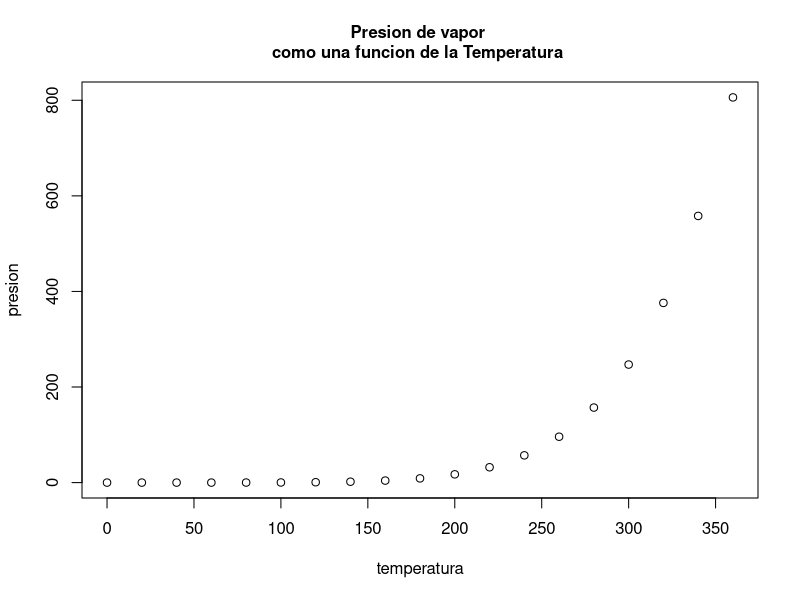
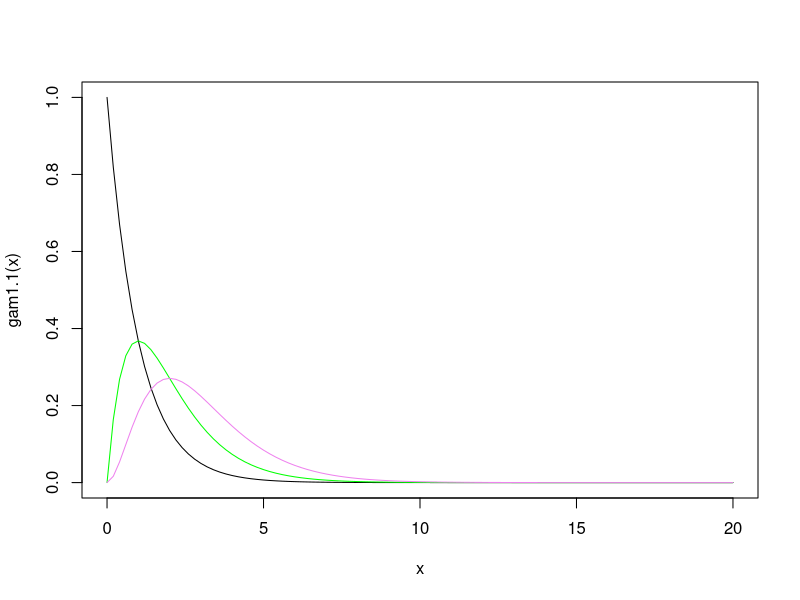

The R source for these figures, in order:
# Kevin Fernando Delgado Santos 201650026J

# Parte a)
# ítem 1)
plot.new() # Esta línea le dice a R que se va a producir un nuevo gráfico 
plot.window(range(pressure$temperature),
            range(pressure$pressure)) 
# plot.window() Establece los límites del eje x y del eje y
# respectivamente, en este caso son los puntos de las columnas temperature
# y pressure del arreglo pressure.
box() # dibuja una caja alrededor del gráfico
axis(1) # dibuja el eje x
axis(2) # dibuja el eje y
points(pressure$temperature, pressure$pressure) 
# points() llama al conjunto de puntos que serán graficados, en este caso
# son los puntos de las columnas temperature y pressure del arreglo pressure.
mtext("temperatura", side=1, line=3) 
# En la tercera línea (line = 3) debajo del gráfico (side = 1) 
# escribe "temperatura"
mtext("presion", side=2, line=3)
#  En la tercera línea (line = 3) al costado izquierdo del gráfico (side = 2) 
# escribe "presión"
mtext("Presion de vapor \ncomo una funcion de la Temperatura ",
        side=3, line=1, font=2)
#  En la primera línea (line = 1) encima del gráfico (side = 3) 
# escribe "Presion de vapor como una funcion de la Temperatura" con un 
# tamaño de letra de dos (font = 2).


# Parte b)
# Mostraremos tres gráficos del PDF de la variable aleatoria gamma
# juntos en una misma ventana.
# Primer resultado
gam1.1 <- function(x = 1:10) dgamma(x, shape = 1, rate = 1)
curve(gam1.1, from = 0, to = 20)

# Segundo resultado
gam2.1 <- function(x = 1:10) dgamma(x, shape = 2, rate = 1)
gam3.1 <- function(x = 1:10) dgamma(x, shape = 3, rate = 1)

curve(gam2.1, from = 0, to = 20, add = TRUE, col = "green")
curve(gam3.1, from = 0, to = 20, add = TRUE, col = "violet")

# Parte c)
# Primero particionamos a iris en tres subconjuntos, y calculamos 
# sus medias por separado, para luego unirlas mediante cbind()
iris.setosa <- iris[1:50, ]
mean.setosa <- apply(iris.setosa[-5], 2, mean)

iris.versicolor <- iris[51:100, ]
mean.vesicolor <- apply(iris.versicolor[-5], 2, mean)

iris.virginica <- iris[101:150, ]
mean.virginica <- apply(iris.virginica[-5], 2, mean)
t(cbind(mean.setosa, mean.virginica, mean.vesicolor))








